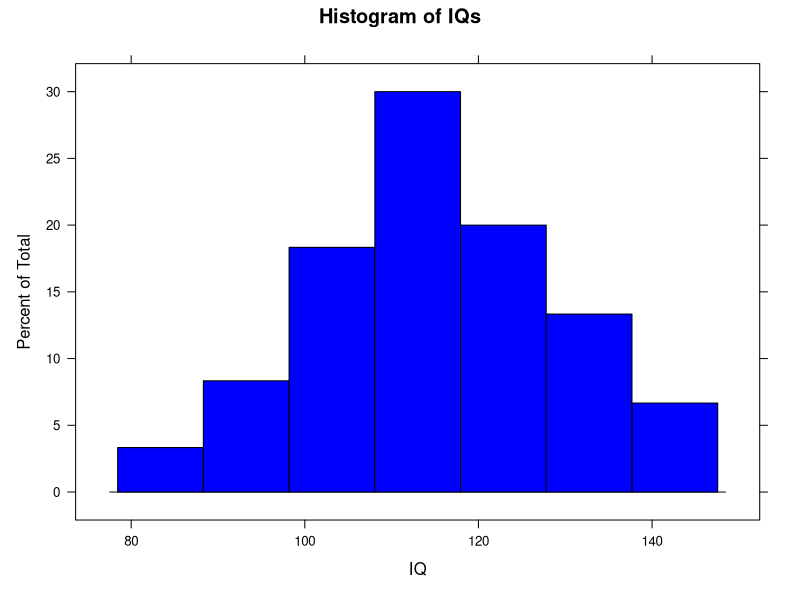
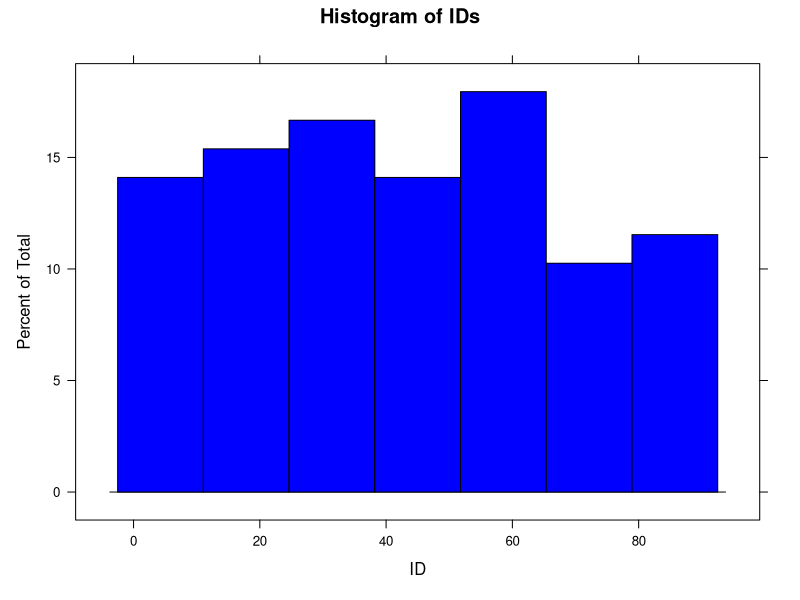
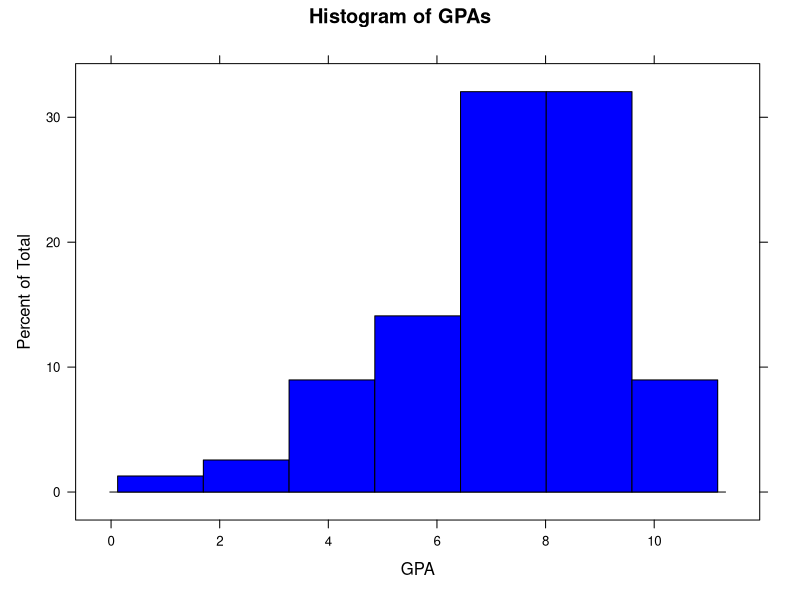
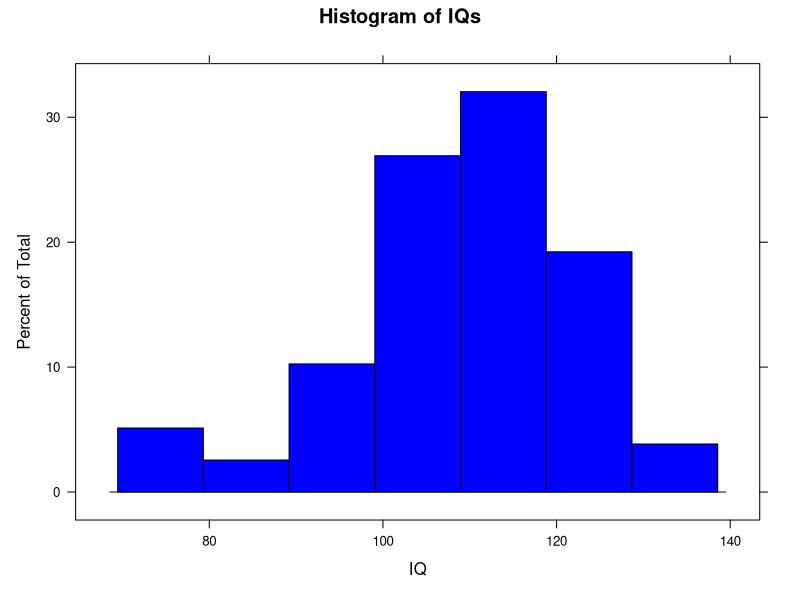
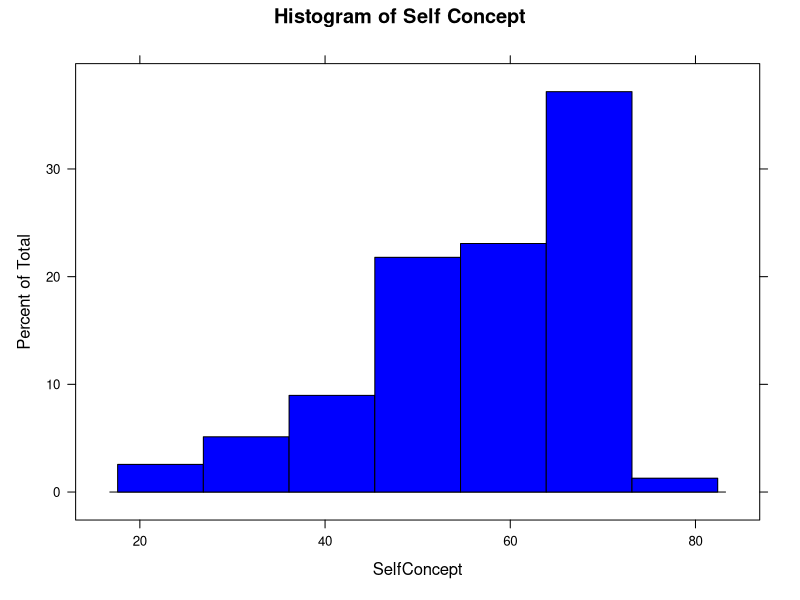

These charts were generated, in order, by the following R code:
library(lattice)
## ---- A.1
iqs <- read.table('eg01-14iq.txt', header=TRUE)
## ---- A.2
histogram(~IQ, iqs, main = "Histogram of IQs", col="blue")
## ---- B.1
sev <- read.table('ex01-44sevengr.txt', header=TRUE)
## ---- B.2
histogram(~ID, sev, main="Histogram of IDs", col="blue")
histogram(~GPA, sev, main="Histogram of GPAs", col="blue")
histogram(~IQ, sev, main="Histogram of IQs", col="blue")
histogram(~SelfConcept, sev, main="Histogram of Self Concept", col="blue")
